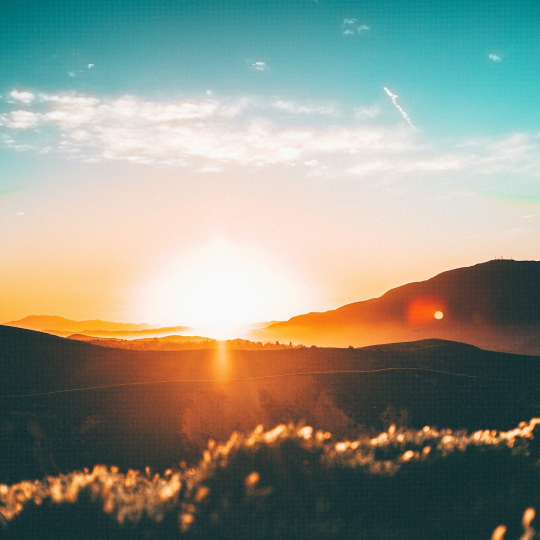
#> input picture test_image.jpeg, 1080 x 1080 px, found by its file name (shown at 1/2 size)
$ jupyter execute k_mean_clustering.ipynb
#> lines starting #> are read from the running program, lines starting #| are printed output that depends on the picture
[cell 1]
import numpy as np
import matplotlib.pyplot as plt
from PIL import Image

[cell 2]
image=Image.open('/content/drive/MyDrive/Colab Notebooks/test_image.jpeg')
#> image is the input picture: PIL image 1080x1080 RGB; mean R, G, B 144.3, 148, 134.8
display(image)

[cell 3]
image=image.resize((100,100))
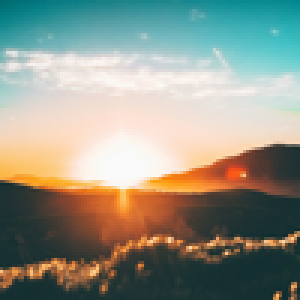
#> image: PIL image 100x100 RGB (shown 3 times larger); mean R, G, B 144.3, 148, 134.8
display(image)

[cell 4]
image_data=np.array(image)
image_data

[cell 5]
pixels=image_data.reshape(-1,3).astype(float)
pixels

[cell 6]
def initialize_centroid(pixel,k):
#> called with pixel = array of shape (10000, 3), k = 5
  indices=np.random.choice(len(pixel),k)
#> indices = [2732, 9845, 3264, 4859, 9225]
  centroid=pixel[indices]
#> centroid = [[245, 234, 228], [30, 51, 51], [240, 232, 226], [253, 223, 203], [178, 109, 64]]
  return centroid

def assign_cluster(pixel,centroid):
  distance=np.sqrt(np.sum((pixel-centroid[:,np.newaxis])**2,axis=2))
  cluster=np.argmin(distance,axis=0)
  return cluster

def update_centroid(pixel,cluster,k):
  centroid=np.array([pixel[cluster==i].mean(axis=0) for i in range(k)])
  return centroid

def visualize_iteration(pixel,cluster,centroids,iteration,width,height):
  segmented_img = np.array([centroids[label] for label in cluster])
  segmented_img = segmented_img.reshape(height, width, 3).astype(np.uint8)
  plt.figure(figsize=(4, 4))
  plt.imshow(segmented_img)
  plt.title(f"Iteration {iteration}")
  plt.axis("off")
  plt.show()

def kmeans(pixel,k):
  centroid=initialize_centroid(pixel,k)
  i=0
  while(True):
    cluster=assign_cluster(pixel,centroid)
    visualize_iteration(pixel,cluster,centroid,i,100,100)
    i+=1
    new_centroid=update_centroid(pixel,cluster,k)
    if np.all(centroid==new_centroid):
      break
    centroid=new_centroid
#> this loop made 35 passes
#> pass 1, in visualize_iteration, `segmented_img = segmented_img.reshape(height, width, 3).astype(np.uint8)`:
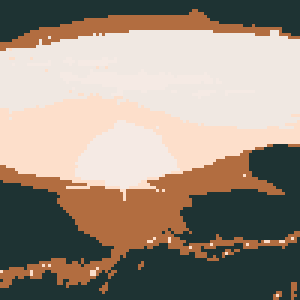
#> segmented_img: shape (100, 100, 3) (shown 3 times larger); mean of channels 0, 1, 2 155.7, 142.8, 129.5; drawn as R, G, B
#> pass 2, in visualize_iteration (call 2), `segmented_img = segmented_img.reshape(height, width, 3).astype(np.uint8)`:
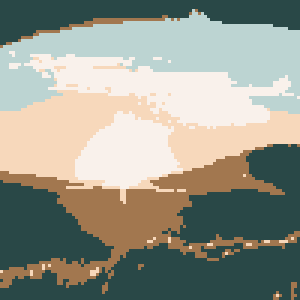
#> segmented_img: shape (100, 100, 3) (shown 3 times larger); mean of channels 0, 1, 2 149.6, 152.6, 140.5; drawn as R, G, B
#> pass 3, in visualize_iteration (call 3), `segmented_img = segmented_img.reshape(height, width, 3).astype(np.uint8)`:
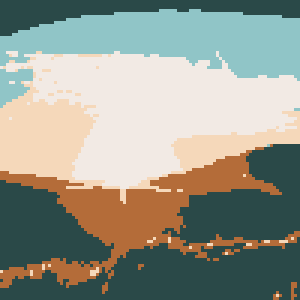
#> segmented_img: shape (100, 100, 3) (shown 3 times larger); mean of channels 0, 1, 2 149.8, 153.5, 141.4; drawn as R, G, B
#> after the loop, i = 35
  return centroid,cluster

[cell 7]
k=5
centroid,cluster=kmeans(pixels,k)
#> centroid = [[233.5, 224.1, 212.6], [39.57, 52.82, 50.82], [72.36, 166, 171], [234.8, 148.5, 65.69], [145.9, 82.48, 52.29]]; cluster = 10000 values, max 4 at index 4890, min 0 at index 1148, mean 1.26

[cell 8]
plt.figure(figsize=(8, 2))
for i, color in enumerate(centroid.astype(int)):
    plt.subplot(1, k, i + 1)
    plt.axis('off')
    plt.imshow(np.ones((50, 50, 3), dtype=int) * color)
#> this loop made 5 passes
#> color on passes 1 to 5: [233, 224, 212], [39, 52, 50], [72, 166, 171], [234, 148, 65], [145, 82, 52]
plt.suptitle("5 Dominant Colors")
plt.show()
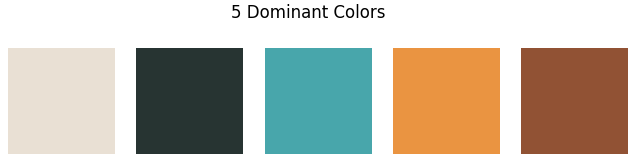
#> figure drawn by matplotlib, 5 panels
